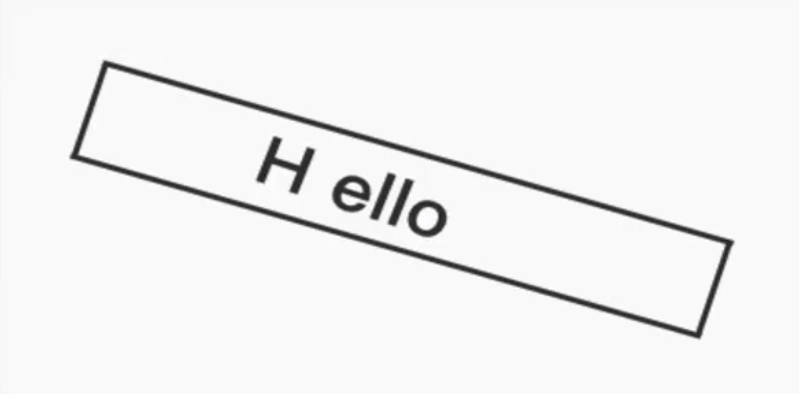
#> input picture resources/images/externalM.png, 799 x 394 px
$ python '059-外接矩阵.py'
#> lines starting #> are read from the running program, lines starting #| are printed output that depends on the picture; after the words box and inside, x2 and y2 are one past the last pixel; in counts of white or black regions, pixels touching at a corner belong together
# 外接矩阵
# 最小外接矩阵
# API
# minAreaRect(points)
# points 坐标点，放轮廓即可
# 返回值 RotatedRect 含角度的矩阵
# RotatedRect 含角度的矩阵，包含以下内容
# x,y起始点
# width,height 长宽
# angle 角度

# 最大外接矩阵
# API
# boundingRect(points)
# points 坐标点，放轮廓即可
# 返回值 Rect 含角度的矩阵
# RotatedRect 含角度的矩阵，包含以下内容
# x,y起始点
# width,height 长宽

import cv2 as cv
import numpy as np

# 读图
img = cv.imread('../../resources/images/externalM.png')
#> img is the input picture: shape (394, 799, 3); mean B, G, R 242.4, 241.4, 242.4
# 转成灰度图
grey = cv.cvtColor(img, cv.COLOR_BGR2GRAY)
# 二值化
ret, binary = cv.threshold(grey, 128, 255, cv.THRESH_BINARY)
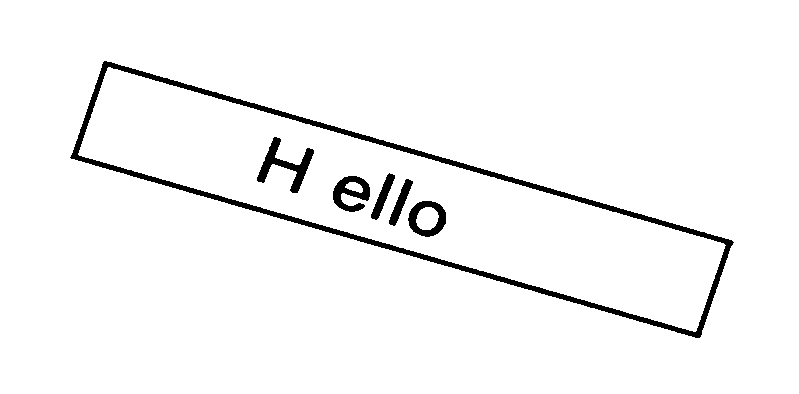
#> binary: shape (394, 799); 96.6% white; 6 black regions
# 查找轮廓
contours, hierarchy = cv.findContours(binary, cv.RETR_TREE, cv.CHAIN_APPROX_SIMPLE)
#> contours = 10 contours; largest, box (x1, y1, x2, y2) and area: (0, 0, 799, 394) 313614, (69, 60, 735, 339) 68360, (78, 67, 726, 332) 59336, (407, 200, 447, 238) 1122, (256, 136, 315, 194) 1062
# 最小外接矩阵
minRect = cv.minAreaRect(contours[1])
#> minRect = ((401.6, 199.1), (105.5, 662.7), -74)
# 画最小外接矩阵
box = cv.boxPoints(minRect)
#> box = [[705.6, 341.2], [68.56, 158.5], [97.66, 57.06], [734.7, 239.7]]
box = np.int0(box)
#> box = [[705, 341], [68, 158], [97, 57], [734, 239]]
cv.drawContours(img, [box], 0, (0, 0, 255), 1)
# 最大外接矩阵
x, y, w, h = cv.boundingRect(contours[1])
#> x = 69; y = 60; w = 666; h = 279
# 画最大外接矩阵
cv.rectangle(img, (x, y), (x+w, y+h), (255, 0, 0), 1)
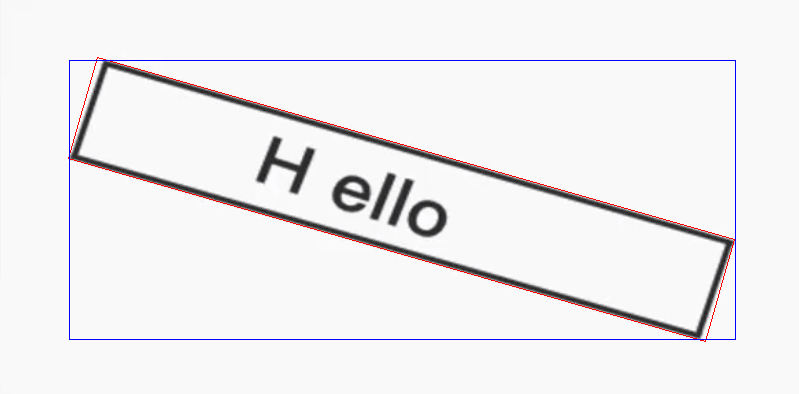
#> img: shape (394, 799, 3); mean B, G, R 241.5, 238.9, 241.1
# 显示外接矩阵
cv.imshow('img', img)
if cv.waitKey(0) & 0xFF == ord('q'):
#> (key q is pressed here)
    cv.destroyWindow('img')
